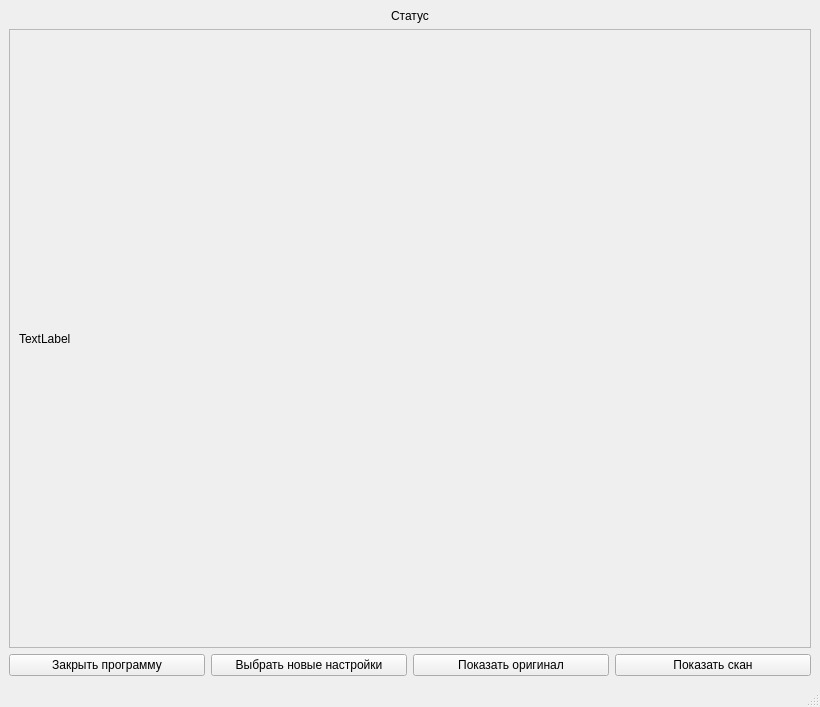
<?xml version="1.0" encoding="UTF-8"?>
<ui version="4.0">
 <class>ScanWindow</class>
 <widget class="QMainWindow" name="ScanWindow">
  <property name="geometry">
   <rect>
    <x>0</x>
    <y>0</y>
    <width>820</width>
    <height>707</height>
   </rect>
  </property>
  <property name="sizePolicy">
   <sizepolicy hsizetype="Maximum" vsizetype="Maximum">
    <horstretch>0</horstretch>
    <verstretch>0</verstretch>
   </sizepolicy>
  </property>
  <property name="windowTitle">
   <string>Результат сканирования</string>
  </property>
  <widget class="QWidget" name="centralwidget">
   <layout class="QGridLayout" name="gridLayout_2">
    <item row="0" column="0">
     <layout class="QGridLayout" name="gridLayout">
      <item row="0" column="0" colspan="4">
       <widget class="QLabel" name="statusLabel">
        <property name="sizePolicy">
         <sizepolicy hsizetype="Preferred" vsizetype="Minimum">
          <horstretch>0</horstretch>
          <verstretch>0</verstretch>
         </sizepolicy>
        </property>
        <property name="text">
         <string>Статус</string>
        </property>
        <property name="alignment">
         <set>Qt::AlignCenter</set>
        </property>
       </widget>
      </item>
      <item row="2" column="3">
       <widget class="QPushButton" name="showScanButton">
        <property name="text">
         <string>Показать скан</string>
        </property>
       </widget>
      </item>
      <item row="2" column="0">
       <widget class="QPushButton" name="exitButton">
        <property name="text">
         <string>Закрыть программу</string>
        </property>
       </widget>
      </item>
      <item row="2" column="1">
       <widget class="QPushButton" name="backButton">
        <property name="text">
         <string>Выбрать новые настройки</string>
        </property>
       </widget>
      </item>
      <item row="2" column="2">
       <widget class="QPushButton" name="showOrigButton">
        <property name="text">
         <string>Показать оригинал</string>
        </property>
       </widget>
      </item>
      <item row="1" column="0" colspan="4">
       <widget class="QScrollArea" name="scrollArea">
        <property name="widgetResizable">
         <bool>true</bool>
        </property>
        <widget class="QWidget" name="scrollAreaWidgetContents">
         <property name="geometry">
          <rect>
           <x>0</x>
           <y>0</y>
           <width>798</width>
           <height>596</height>
          </rect>
         </property>
         <layout class="QGridLayout" name="gridLayout_4">
          <item row="0" column="0">
           <widget class="QLabel" name="scanLabel">
            <property name="text">
             <string>TextLabel</string>
            </property>
           </widget>
          </item>
         </layout>
        </widget>
       </widget>
      </item>
     </layout>
    </item>
   </layout>
  </widget>
  <widget class="QMenuBar" name="menubar">
   <property name="geometry">
    <rect>
     <x>0</x>
     <y>0</y>
     <width>820</width>
     <height>21</height>
    </rect>
   </property>
  </widget>
  <widget class="QStatusBar" name="statusbar"/>
 </widget>
 <resources/>
 <connections/>
</ui>
